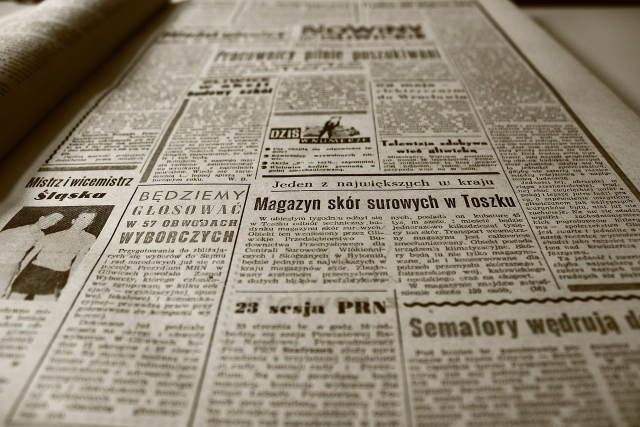
#> input picture 11.Transformation/paper.jpg, 1280 x 853 px, found by its file name (shown at 1/2 size)
$ python perspective1.py
#> lines starting #> are read from the running program, lines starting #| are printed output that depends on the picture
import cv2
import numpy as np

img = cv2.imread('./11.Transformation/paper.jpg')
#> img is the input picture: shape (853, 1280, 3); mean B, G, R 118.1, 135.8, 145.1

width, height = 640, 240

src = np.array([[511, 352], [1008, 345], [
               1122, 584], [455, 594]], dtype=np.float32)  # input 개 지정
dst = np.array([[0, 0], [width, 0], [width, height],
                [0, height]], dtype=np.float32)
# 좌상, 우상, 우하, 좌하 (시계 방향)

matrix = cv2.getPerspectiveTransform(src, dst)
result = cv2.warpPerspective(img, matrix, (width, height))  # matrix 대로 변환을 함
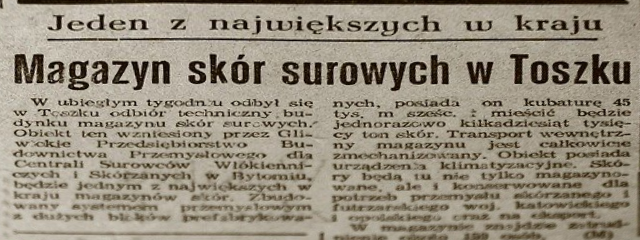
#> result: shape (240, 640, 3); mean B, G, R 124.9, 141.3, 149.8


cv2.imshow('img', result)
cv2.waitKey(0)
cv2.destroyAllWindows()
